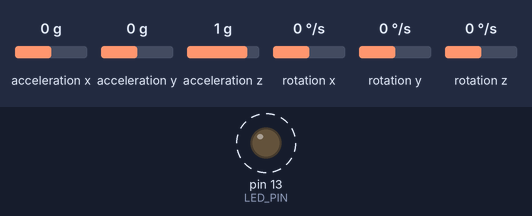
Simulated run of this sketch. Board: Arduino Uno, built with avr-gcc and run on an emulated ATmega328P. Parts: output pins drawn as LEDs (lit = HIGH). Dashed ring = blinking. The inputs (shaded band) are chosen by the test bench; at power-on: acceleration z 1 g, acceleration x 0 g, acceleration y 0 g, rotation x 0 °/s, rotation y 0 °/s, rotation z 0 °/s. No radio packets arrive unless stated; what the sketch prints to the serial monitor is not drawn.

Above: at 4.25 s.
4.3 s: acceleration z set to 0 g
Timing chart, 0 to 13.3 s (numbered marks = the images above; inputs shaded):
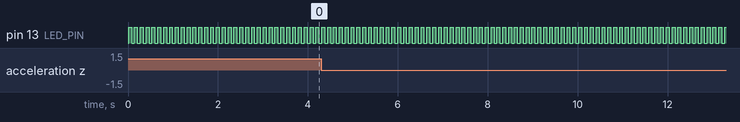

The sketch:

nanogrove.ino
```cpp
#include <RH_ASK.h> //library
#include <SPI.h> // Not actually used but needed to compile

RH_ASK driver;

// I2Cdev and MPU6050 must be installed as libraries, or else the .cpp/.h files
// for both classes must be in the include path of your project
#include "I2Cdev.h"
#include "MPU6050.h"

// Arduino Wire library is required if I2Cdev I2CDEV_ARDUINO_WIRE implementation
// is used in I2Cdev.h
#if I2CDEV_IMPLEMENTATION == I2CDEV_ARDUINO_WIRE
    #include "Wire.h"
#endif

// class default I2C address is 0x68
// specific I2C addresses may be passed as a parameter here
// AD0 low = 0x68 (default for InvenSense evaluation board)
// AD0 high = 0x69
MPU6050 accelgyro;
//MPU6050 accelgyro(0x69); // <-- use for AD0 high

int16_t ax, ay, az;     //variabel
int16_t gx, gy, gz;


// uncomment "OUTPUT_READABLE_ACCELGYRO" if you want to see a tab-separated
// list of the accel X/Y/Z and then gyro X/Y/Z values in decimal. Easy to read,
// not so easy to parse, and slow(er) over UART.
#define OUTPUT_READABLE_ACCELGYRO

// uncomment "OUTPUT_BINARY_ACCELGYRO" to send all 6 axes of data as 16-bit
// binary, one right after the other. This is very fast (as fast as possible
// without compression or data loss), and easy to parse, but impossible to read
// for a human.
//#define OUTPUT_BINARY_ACCELGYRO


#define LED_PIN 13
bool blinkState = false;

void setup() {
    // join I2C bus (I2Cdev library doesn't do this automatically)
        if (!driver.init())       //untuk pengecekan koneksi anttara glove dan koper
         Serial.println("init failed");
    #if I2CDEV_IMPLEMENTATION == I2CDEV_ARDUINO_WIRE
        Wire.begin();
    #elif I2CDEV_IMPLEMENTATION == I2CDEV_BUILTIN_FASTWIRE
        Fastwire::setup(400, true);
    #endif

    // initialize serial communication
    // (38400 chosen because it works as well at 8MHz as it does at 16MHz, but
    // it's really up to you depending on your project)
    Serial.begin(38400);

    // initialize device
    Serial.println("Initializing I2C devices...");
    accelgyro.initialize();

    // verify connection
    Serial.println("Testing device connections...");
    Serial.println(accelgyro.testConnection() ? "MPU6050 connection successful" : "MPU6050 connection failed");

    // use the code below to change accel/gyro offset values


    // configure Arduino LED pin for output
    pinMode(LED_PIN, OUTPUT);
}

void loop() {
    // read raw accel/gyro measurements from device
    accelgyro.getMotion6(&ax, &ay, &az, &gx, &gy, &gz); //untuk mengambil nilai dari sensor acceloremeter

    // these methods (and a few others) are also available
    //accelgyro.getAcceleration(&ax, &ay, &az);
    //accelgyro.getRotation(&gx, &gy, &gz);

    #ifdef OUTPUT_READABLE_ACCELGYRO
        // display tab-separated accel/gyro x/y/z values
        Serial.print("a/g:\t");
        Serial.print(ax); Serial.print("\t");
        Serial.print(ay); Serial.print("\t");
        Serial.print(az); Serial.print("\t");
        Serial.print(gx); Serial.print("\t");
        Serial.print(gy); Serial.print("\t");
        Serial.println(gz);
    #endif

    #ifdef OUTPUT_BINARY_ACCELGYRO      //untuk mengeririm data dari glove ke koper
        Serial.write((uint8_t)(ax >> 8)); Serial.write((uint8_t)(ax & 0xFF));
        Serial.write((uint8_t)(ay >> 8)); Serial.write((uint8_t)(ay & 0xFF));
        Serial.write((uint8_t)(az >> 8)); Serial.write((uint8_t)(az & 0xFF));
        Serial.write((uint8_t)(gx >> 8)); Serial.write((uint8_t)(gx & 0xFF));
        Serial.write((uint8_t)(gy >> 8)); Serial.write((uint8_t)(gy & 0xFF));
        Serial.write((uint8_t)(gz >> 8)); Serial.write((uint8_t)(gz & 0xFF));
    #endif

    // blink LED to indicate activity
    blinkState = !blinkState;
    digitalWrite(LED_PIN, blinkState);
    if (ay>8000){
    const char *msg = "kanan";
    driver.send((uint8_t *)msg, strlen(msg));//untuk mengirim perintah kanan
    driver.waitPacketSent();
    }
    else if (ay <-5000 ){
         const char *msg = "kiri";
    driver.send((uint8_t *)msg, strlen(msg));
    driver.waitPacketSent();
    }
    else if (ax <-4000 ){
         const char *msg = "mundur";
    driver.send((uint8_t *)msg, strlen(msg));
    driver.waitPacketSent();
    }if (ax>4000){
    const char *msg = "maju";
    driver.send((uint8_t *)msg, strlen(msg));
    driver.waitPacketSent();
    }
    else if (ax>-1000 && ax<1000 && ay>-2000 && ay<2000){
          const char *msg = "diam";
    driver.send((uint8_t *)msg, strlen(msg));
    driver.waitPacketSent();
    }
}
```

Measured:
- by itself, pin 13 (LED_PIN): alternates HIGH for 0.06 s and LOW for 0.06 s
